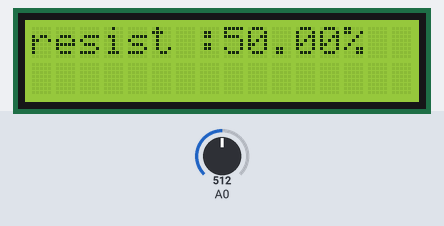
Recording of a sketch running on a simulated Arduino Uno, built with avr-gcc and run on an emulated ATmega328P. On the bench: 16×2 character LCD. The test bench sets the inputs (shaded band); at power-on: A0 = 512.

Above: at 1.2 s.
1.3 s: A0 set to 716
At 2.5 s:
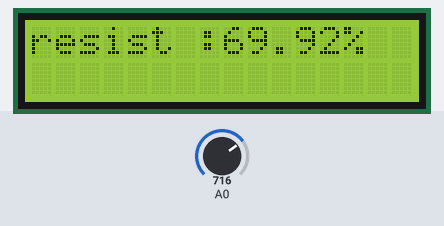
5.4 s: A0 set to 900
At 6.8 s:
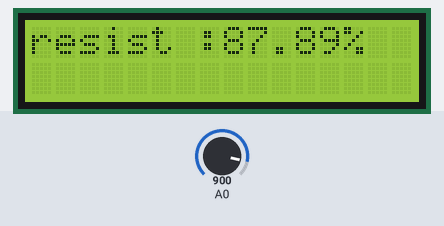
8.5 s: A0 set to 1023
At 9.9 s:
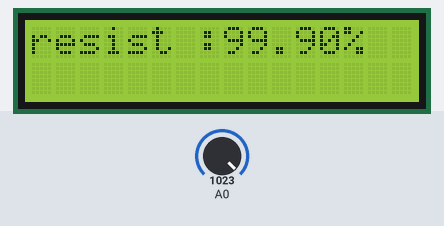
Timing chart, 0 to 11.5 s (numbered marks = the images above; inputs shaded):
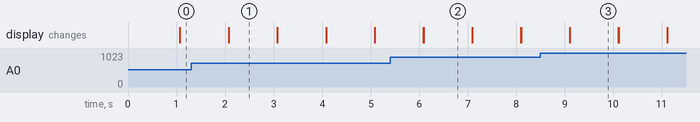

The sketch:

soil_sensor.ino
```cpp
#include<LiquidCrystal.h>
#include<SoftwareSerial.h>
LiquidCrystal lcd(7,6,5,4,3,2);
SoftwareSerial mySerial(8,9);

float d,e;
void setup()
{
  lcd.begin(16,2);
  mySerial.begin(19200);
  pinMode(A0,INPUT);

}


void loop()
{
  d=analogRead(A0);
  e=((d/1024)*100);
  lcd.print("resist :");
  lcd.print(e);
  lcd.print("%");
  delay(1000);
  lcd.clear();
}
```

Measured:
- after the input at 1.3 s, the display: first differs from a run without the input after 0.77 s (image 1)
- after the input at 5.4 s, the display: first differs from a run without the input after 0.69 s (image 2)
- after the input at 8.5 s, the display: first differs from a run without the input after 0.61 s (image 3)
- what the display in image 1 shows lasts 1.0 s, from 2.1 s to 3.1 s
